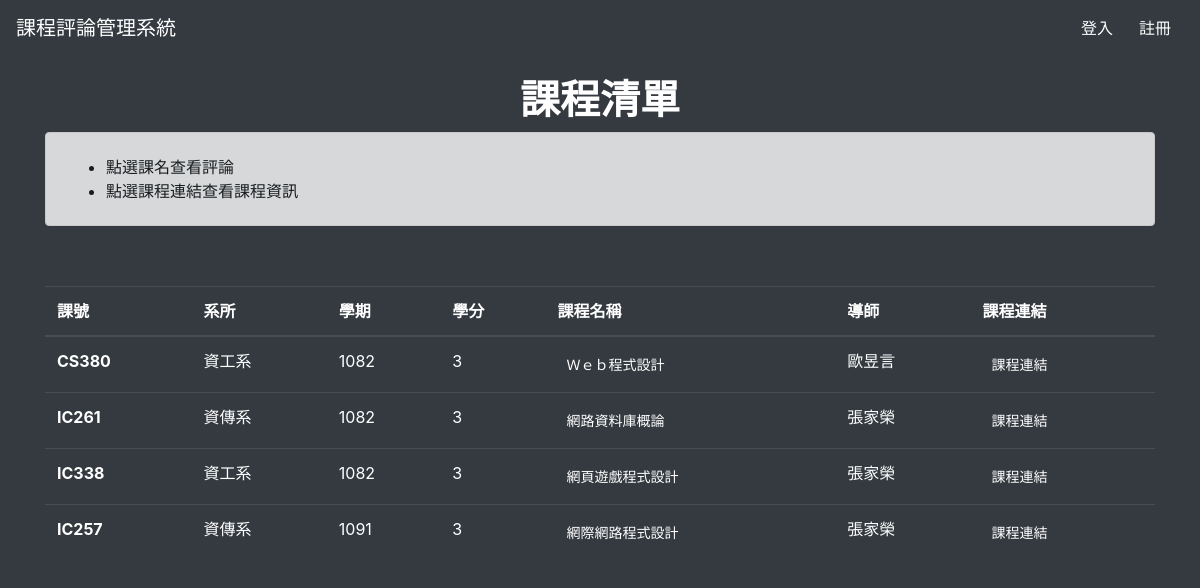
The page / on the database its author committed.
### tables this page shows
CREATE TABLE `class` (
  `id` int(10) UNSIGNED NOT NULL,
  `department` varchar(20) NOT NULL,
  `semester` enum('1071','1072','1081','1082','1091') NOT NULL,
  `classId` varchar(6) NOT NULL,
  `credit` int(2) UNSIGNED NOT NULL,
  `title` varchar(20) NOT NULL,
  `teacher` varchar(10) NOT NULL,
  `link` varchar(200) NOT NULL
);

### index.php (the view, shortened to what this page needs)
<?
include("connectMysql.php");
$sql_query = "SELECT * FROM class ORDER BY semester, classId";
$result = $db_link->query($sql_query);
?>
<!DOCTYPE html>
<html lang="en">
<head>
	<link rel="stylesheet" href="https://stackpath.bootstrapcdn.com/bootstrap/4.5.0/css/bootstrap.min.css">
	<link rel="stylesheet" href="css/nav.css">
	<link rel="stylesheet" href="css/index.css">
</head>
<body>
	<header class="navbar navbar-expand navbar-dark flex-column flex-md-row bd-navbar">
		<nav class="navbar navbar-expand-lg navbar-dark bg-dark fixed-top">
			<a class="navbar-brand" href="index.php">課程評論管理系統</a>
			<div class="collapse navbar-collapse" id="navbarSupportedContent">
				<?
				if ($_SESSION["userName"] == NULL) { ?>
					<a class="btn btn-dark float-right" href="login.php">登入</a>
					<a class="btn btn-dark float-right" href="signup.php">註冊</a>
				<? } ?>
			</div>
		</nav>
	</header>
	<div class="container info">
		<h1 class="font-weight-bolder text-center text-white">課程清單</h1>
		<div class="alert alert-dark" role="alert">
			<ul class="class-info">
				<li>點選課名查看評論</li>
				<li>點選課程連結查看課程資訊</li>
			</ul>
		</div>
	</div>
	<div class="container">
		<table class="table table-dark">
			<thead>
				<tr>
					<th scope="col">課號</th>
					<th scope="col">系所</th>
					<th scope="col">學期</th>
					<th scope="col">學分</th>
					<th scope="col">課程名稱</th>
					<th scope="col">導師</th>
					<th scope="col">課程連結</th>
				</tr>
			</thead>
			<tbody>
				<? while ($row_RecClass = $result->fetch_assoc()) { ?>
					<tr>
						<th scope="row"><? echo nl2br($row_RecClass["classId"]); ?> </th>
						<td><? echo nl2br($row_RecClass["department"]); ?> </td>
						<td><? echo nl2br($row_RecClass["semester"]); ?> </td>
						<td><? echo nl2br($row_RecClass["credit"]); ?> </td>
						<td><a class="btn btn-dark btn-sm" href="comment_read.php?classId=<?php echo $row_RecClass["id"] ?>"><? echo nl2br($row_RecClass["title"]); ?></a></td>
						<td><? echo nl2br($row_RecClass["teacher"]); ?> </td>
						<td><a class="btn btn-dark btn-sm" href="<? echo $row_RecClass["link"] ?>">課程連結</a></td>
					</tr>
				<? } ?>
			</tbody>
		</table>
	</div>
</body>
</html>

### css/nav.css (style rules this page uses)
body { background-color: #343a40 !important; }
.container { margin: 60px auto; }

### css/index.css (style rules this page uses)
.info { margin: 60px auto; }
.class-info { margin: 10px auto; }

### rows shown on the page
class: classId "CS380", department "資工系", semester "1082", credit "3", title "Ｗｅｂ程式設計", teacher "歐昱言"
class: classId "IC261", department "資傳系", semester "1082", credit "3", title "網路資料庫概論", teacher "張家榮"
class: classId "IC338", department "資工系", semester "1082", credit "3", title "網頁遊戲程式設計", teacher "張家榮"
class: classId "IC257", department "資傳系", semester "1091", credit "3", title "網際網路程式設計", teacher "張家榮"
